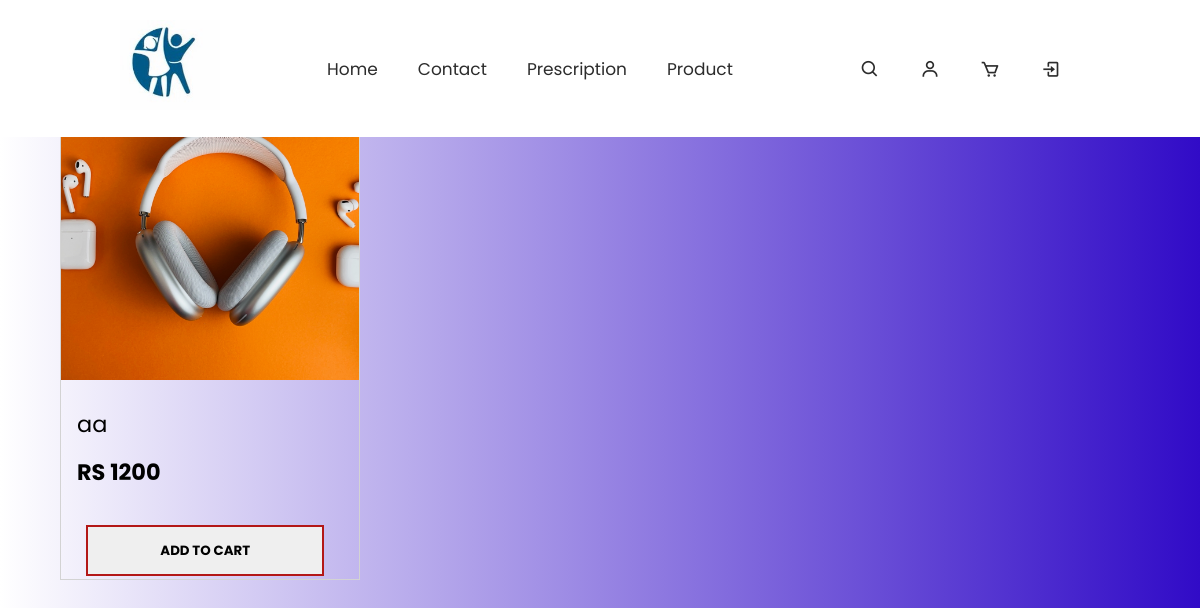
/php/productshow.php, run on the app's committed database.
### tables this page shows
CREATE TABLE `products` (
  `id` int(11) NOT NULL,
  `product_name` varchar(225) DEFAULT NULL,
  `product_price` varchar(225) DEFAULT NULL,
  `product_img` varchar(225) DEFAULT NULL
);

### php/productshow.php (the view, shortened to what this page needs)
<?php
include_once('connection.php');
  $sql = "SELECT *FROM products";
  $all_product = $conn->query($sql);
  ?>
  <!DOCTYPE html>
  <html lang="en">
  <head>
    <link rel="stylesheet" href="./productshow.css">
    <link rel="stylesheet" href="../css/style.css">
<link rel="stylesheet" href="https://cdnjs.cloudflare.com/ajax/libs/font-awesome/6.4.0/css/all.min.css" />
<link rel="stylesheet"
  href="https://unpkg.com/boxicons@latest/css/boxicons.min.css">
  </head>
  <body>
  <header>
    <a href="#" class="logo"><img src="./image/logo.jpg" alt=""></a>
<ul class="navbar">
    <li><a href="../homepage.html">Home</a></li>
    <li><a href="#">Contact</a></li>
    <li><a href="../prescription.html">Prescription</a></li>
    <li><a href="./productshow.php">Product</a></li>
</ul>
<div class="navicon">
    <a href="#"><i class='bx bx-search'></i></a>
    <a href="#"><i class='bx bx-user' ></i></a>
    <a href="#"><i class='bx bx-cart' ></i></a>
    <a href="#"><i class='bx bx-log-in'></i></a>
</div>
</header>
  <main>
    <?php
    while($row = mysqli_fetch_assoc($all_product)){
      ?>
    <div class="card">
     <div class="image">
      <img src="./upload_image/<?php echo $row['product_img']; ?>" alt="">
     </div>
     <div class="caption">
      <p class="product_name"><?php echo $row['product_name']?></p>
      <p class="price"><b><?php echo"RS " .$row['product_price'] ?></b></p>
     </div>
     <button class="add">ADD TO CART</button>
    </div>
    <?php
    }
    ?>
   </main>
  </body>
  </html>

### php/productshow.css (style rules this page uses)
main { max-width: 1500px; width: 95%; margin: 30px auto; display: flex; flex-wrap: wrap; justify-content: space-between; margin-top: 50px; }
main .card { max-width: 300px; flex: 1 1 210px; height: 500px; border: 1px solid lightgray; margin: 30px; }
main .card .image { height: 60%; margin-bottom: 20px; }
main .card .image >img { width: 100%; height: 100%; object-fit: cover; }
main .card .caption { padding-left: 1em; text-align: left; line-height: 3em; height: 25%; }
main .card .caption p { font-size: 1.4rem; }
main .card button { border: 2px solid rgb(179, 23, 23); padding: 1em; width: 80%; cursor: pointer; margin-top: 1px; font-weight: bold; position: relative; margin-left: 25px; }
main .card button:before { content: ""; position: absolute; top: 0; left: 0; bottom: 0; width: 0; background-color: rgb(110, 12, 103); transition: all .5s; margin:0; }
main .card button:after { content: ""; position: absolute; top: 0; right: 0; bottom: 0; width: 0; background-color: rgb(184, 46, 46); transition: all .5s; margin:0; }

### css/style.css (style rules this page uses)
* { margin: 0; padding: 0; box-sizing: border-box; scroll-behavior: smooth; font-family: 'Jost', sans-serif; font-family: 'Poppins', sans-serif; list-style: none; text-decoration: none; }
body { background: linear-gradient(to right, rgb(255, 255, 255) ,rgb(49, 11, 199)); }
header { width: 100%; position: fixed; top: 0; right: 0; display: flex; z-index: 1000; align-items: center; justify-content: space-between; padding: 20px 10%; background-color: white; }
.logo img { max-width: 100px; height: auto; }
.navbar { display: flex; }
.navbar a { color: #2c2c2c; font-size: 17px; text-transform: capitalize; padding: 10px 20px; font-weight: 400; transition: all .42s ease; }
.navicon { display: flex; align-items: center; }
.navicon i { margin: 20px; font-size: 20px; color: #2c2c2c; font-weight: 400; transition: all .42s ease; }

### data on the page
products: product_img (picture), product_name "aa", product_price "1200"
